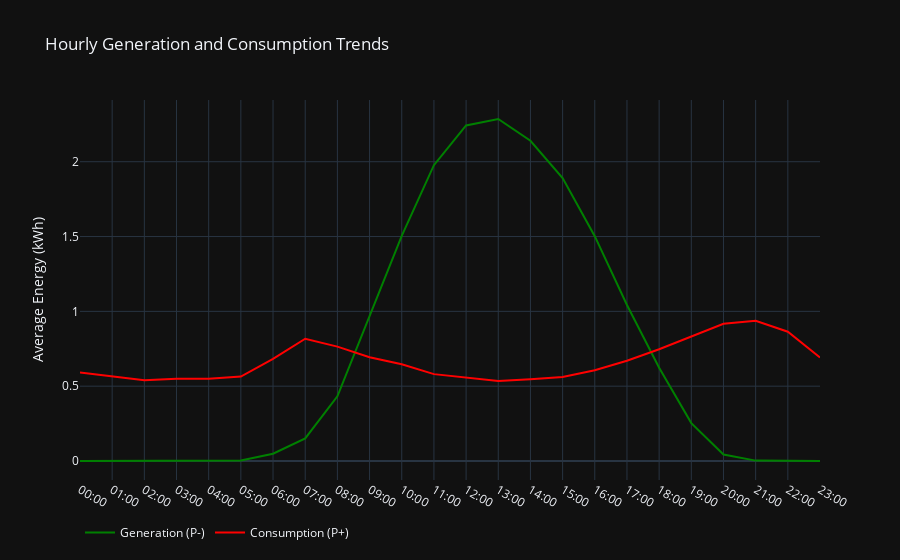

Notebook source saved alongside this figure:
### Code cell
# Group generation and consumption by hour, calculate the average
generation_hourly = df_g.groupby('Hour')['Average P- per Hour'].mean()
consumption_hourly = df_c.groupby('Hour')['Average P+ per Hour'].mean()

# Create traces for generation and consumption
trace_generation = go.Scatter(
    x=generation_hourly.index,
    y=generation_hourly.values,
    mode='lines',
    name='Generation (P-)',
    line=dict(color='green')
)

trace_consumption = go.Scatter(
    x=consumption_hourly.index,
    y=consumption_hourly.values,
    mode='lines',
    name='Consumption (P+)',
    line=dict(color='red')
)

# Combine traces into data list
traces = [trace_generation, trace_consumption]

layout = go.Layout(
    title='Hourly Generation and Consumption Trends',
    xaxis=dict(),
    yaxis=dict(title='Average Energy (kWh)'),
    hovermode='closest',
    legend=dict(orientation="h")
)

# Reference data source
source_annotation = go.layout.Annotation(
    text='Source: Ignitis 2023',
    xref='paper', yref='paper',
    x=0, y=-0.25,
    showarrow=False,
    font=dict(size=10, color='grey')
)

layout['annotations'] = [source_annotation]

fig9 = go.Figure(data=traces, layout=layout)
fig9.update_layout(template="plotly_dark")

fig9.show()

### Figure 1 — Plotly figure (JSON) as saved in the notebook; plotly's stock layout.template omitted (floating-point values rounded to 4 significant figures)
{"data": [{"line": {"color": "green"}, "mode": "lines", "name": "Generation (P-)", "type": "scatter", "x": ["00:00", "01:00", "02:00", "03:00", "04:00", "05:00", "06:00", "07:00", "08:00", "09:00", "10:00", "11:00", "12:00", "13:00", "14:00", "15:00", "16:00", "17:00", "18:00", "19:00", "20:00", "21:00", "22:00", "23:00"], "y": [0, 0, 0, 0, 1.084e-05, 0.004017, 0.04845, 0.1512, 0.4325, 0.9718, 1.505, 1.977, 2.242, 2.286, 2.14, 1.891, 1.503, 1.043, 0.6231, 0.2532, 0.04331, 0.002525, 2.055e-05, 8.34e-07]}, {"line": {"color": "red"}, "mode": "lines", "name": "Consumption (P+)", "type": "scatter", "x": ["00:00", "01:00", "02:00", "03:00", "04:00", "05:00", "06:00", "07:00", "08:00", "09:00", "10:00", "11:00", "12:00", "13:00", "14:00", "15:00", "16:00", "17:00", "18:00", "19:00", "20:00", "21:00", "22:00", "23:00"], "y": [0.5919, 0.5648, 0.5402, 0.5496, 0.549, 0.5639, 0.6825, 0.8171, 0.7642, 0.6934, 0.6464, 0.5804, 0.5587, 0.5348, 0.5465, 0.5612, 0.6062, 0.67, 0.7472, 0.8329, 0.9168, 0.9377, 0.8642, 0.6917]}], "layout": {"annotations": [{"font": {"color": "grey", "size": 10}, "showarrow": false, "text": "Source: Ignitis 2023", "x": 0, "xref": "paper", "y": -0.25, "yref": "paper"}], "hovermode": "closest", "legend": {"orientation": "h"}, "title": {"text": "Hourly Generation and Consumption Trends"}, "yaxis": {"title": {"text": "Average Energy (kWh)"}}}}
